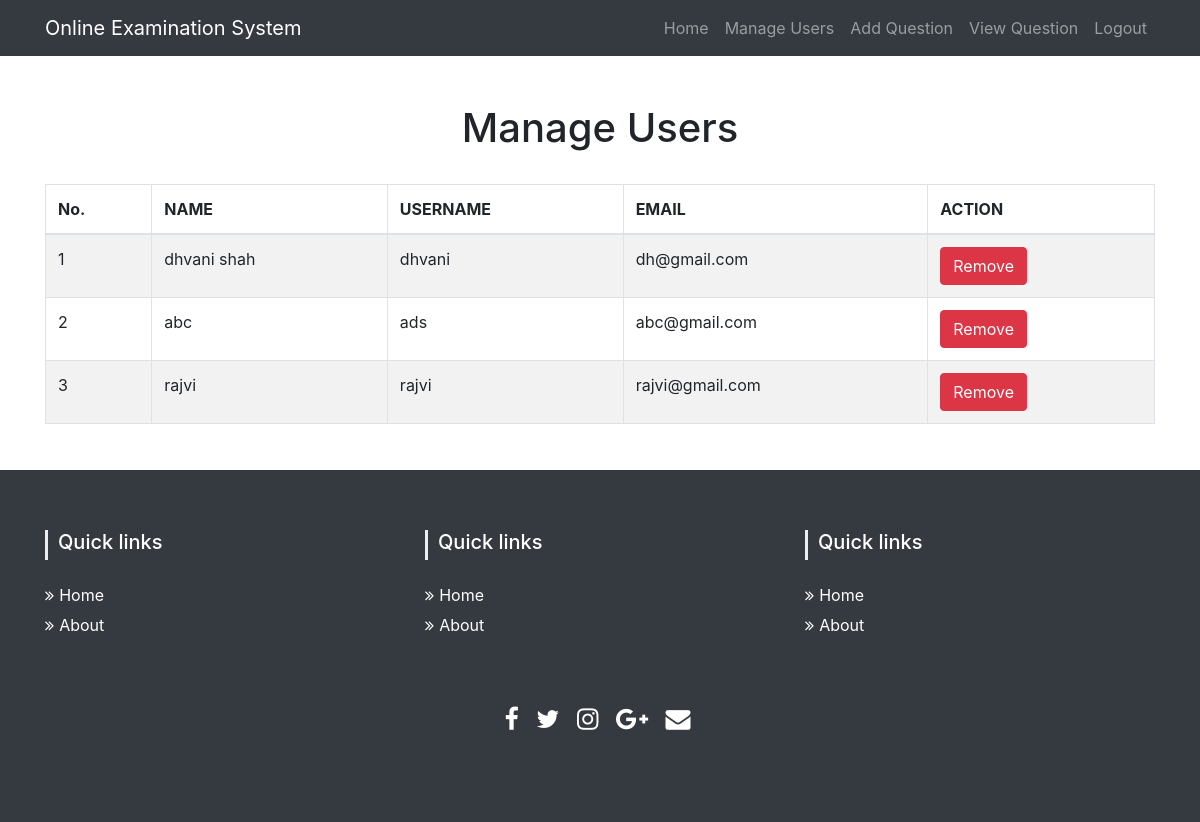
The app's page /admin/users.php (signed in) with its own data.
### tables this page shows
CREATE TABLE `tbl_user` (
  `userId` int(11) NOT NULL,
  `name` varchar(50) NOT NULL,
  `userName` varchar(32) NOT NULL,
  `password` varchar(100) NOT NULL,
  `email` varchar(32) NOT NULL,
  `status` int(11) NOT NULL DEFAULT 0
);

### lib/Database.php (called while the page is built, shortened)
<?php
Class Database{
	public $host   = DB_HOST;
	public $user   = DB_USER;
	public $pass   = DB_PASS;
	public $dbname = DB_NAME;
	public $link;
	private function connectDB(){
	$this->link = new mysqli($this->host, $this->user, $this->pass, $this->dbname);
 }
	public function select($query){
		$result = $this->link->query($query) or die($this->link->error.__LINE__);
		if($result->num_rows > 0){
			return $result;
		} else {
			return false;
		}
	}
}

### classes/User.php (called while the page is built, shortened)
<?php
$filepath = realpath(dirname(__FILE__));
include_once ($filepath.'/../lib/Database.php');
class User{
	private $db;
	public function __construct(){
		$this->db = new Database();
	}
      public function getUserData(){
        $query  = "SELECT * FROM tbl_user ORDER BY userId DESC";
        $result = $this->db->select($query);
        return $result;
      }
 }

### admin/users.php (the view, shortened to what this page needs)
<?php
    $filepath = realpath(dirname(__FILE__));
	include_once ($filepath.'/inc/header.php');
	include_once ($filepath.'/../classes/User.php');
	$user = new User();
?>
    <div class="container">
        <div class="row">
            <div class="col-lg-12 text-center">
                <h1 class="mt-5">Manage Users</h1>
                <br/>
            </div>
            <div class="col-lg-12">
                <table class="table table-striped table-bordered table-hover">
                    <thead>
                    <tr>
                        <th>No.</th>
                        <th>NAME</th>
                        <th>USERNAME</th>
                        <th>EMAIL</th>
                        <th>ACTION</th>
                    </tr>
                    </thead>
                <tbody>
                    <?php
                    $userData = $user->getUserData();
                    if ($userData) {
                        $i = 0;
                        while ($result = $userData->fetch_assoc()) {
                            $i++;
                            ?>
                            <tr>
                                <td><?php
                                    if ($result['status'] == '1') {
                                        echo "<span class='error'>".$i."</span>";
                                    }else{
                                        echo $i;
                                    }
                                    ?></td>
                                <td><?php echo $result['name']; ?></td>
                                <td><?php echo $result['userName']; ?></td>
                                <td><?php echo $result['email']; ?></td>
                                <td>
                                    <a class="btn btn-danger" onclick="return confirm('Are you sure to Delete?')" href="?del=<?php echo $result['userId']; ?>">Remove</a>
                                </td>
                            </tr>
                        <?php } } ?>
                </table>
            </div>
        </div>
    </div>
<?php include '../inc/footer.php'; ?>

### records on screen
tbl_user: name "dhvani shah", userName "dhvani", email "dh@gmail.com"
tbl_user: name "abc", userName "ads", email "abc@gmail.com"
tbl_user: name "rajvi", userName "rajvi", email "rajvi@gmail.com"
